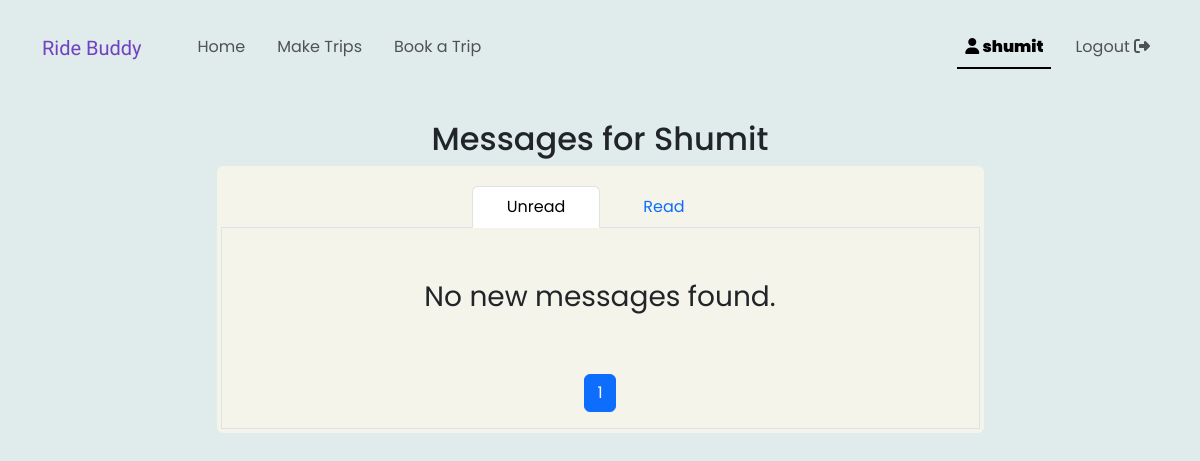
/mypage (signed in), run on an earlier commit of the app's database.
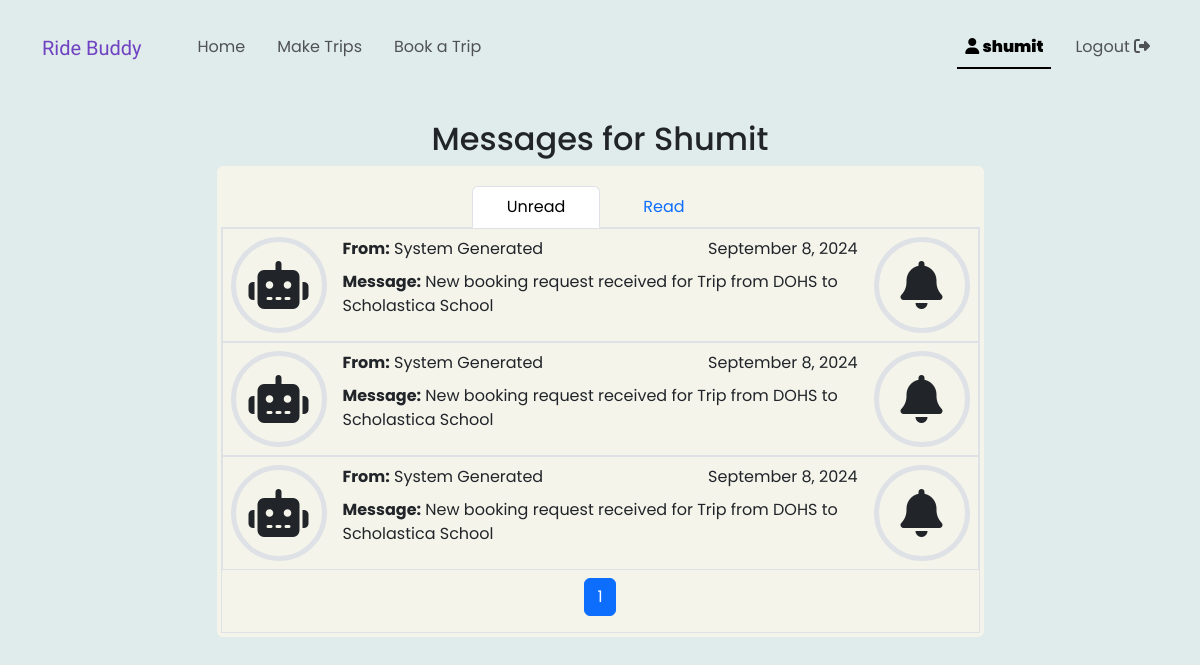
And on a later commit of the database.
### RideSharing/models.py (models this page shows)
class User(AbstractUser):
    pass

class Messages(models.Model):
    MESSAGE_TYPE_CHOICES = [
        ('approval', 'Approval'),
        ('rejection', 'Rejection'),
        ('request', 'Request'),
        ('info', 'Info'),
    ]
    sender = models.ForeignKey(User, on_delete=models.SET_NULL, null=True, blank=True)
    recipient = models.ForeignKey(User, on_delete=models.CASCADE, related_name='message_recipient')
    content = models.TextField()
    time_stamp = models.DateTimeField(auto_now_add=True)
    system_message = models.BooleanField(default=True)
    read = models.BooleanField(default=False)
    underlying_trip = models.ForeignKey(Trips, on_delete=models.CASCADE)
    underlying_booking = models.ForeignKey(Spot_Bookings, on_delete=models.SET_NULL, null=True, blank=True)
    message_type = models.CharField(max_length=10, choices=MESSAGE_TYPE_CHOICES)

### RideSharing/views.py (the view)
# urls.py: path("mypage", views.mypage, name="mypage"),
@login_required(login_url ='/login')
def mypage(request):
    page_no_unread = request.GET.get('page_no_unread', 1)
    page_no_read = request.GET.get('page_no_read', 1)
    active_side = request.GET.get('active_side', 'unread')
    items_per_page = request.GET.get('items_per_page', 10)
    user_id = request.user.id
    user = User.objects.get(id=user_id)
    unread_paginator = Paginator(user.message_recipient.filter(read = False).order_by('-time_stamp'), items_per_page)
    read_paginator = Paginator(user.message_recipient.filter(read = True).order_by('-time_stamp'), items_per_page)
    unread_messages = unread_paginator.get_page(page_no_unread)
    read_messages = read_paginator.get_page(page_no_read)
    return render(request, "mypage.html", {
        'recipient' : user,
        'unread_messages' : unread_messages,
        'read_messages' : read_messages,
        'active_side': active_side
    })

### RideSharing/templates/mypage.html (shortened to what this page needs)
{% extends "layout.html" %}
{% block body %}
    <h2 class="text-center">Messages for {{ recipient.username|capfirst }}</h2>
    <div class="boxes p-1 rounded mx-auto">
    <ul class="mt-3 nav nav-tabs justify-content-center" id="myTab" role="tablist">
        <li class="nav-item" role="presentation">
            <button style="width: 8rem;"
            class="nav-link {% if active_side == 'unread' %} active {% endif %}"
            id="unread-tab"
            data-bs-toggle="tab"
            data-bs-target="#unread"
            type="button" role="tab" aria-controls="unread" aria-selected="true"
            onclick="history.pushState(null, '', '?active_side=unread');">Unread</button>
        </li>
        <li class="nav-item" role="presentation">
            <button style="width: 8rem;"
            class="nav-link {% if active_side == 'read' %} active {% endif %}"
            id="read-tab"
            data-bs-toggle="tab"
            data-bs-target="#read"
            type="button" role="tab" aria-controls="read" aria-selected="false"
            onclick="history.pushState(null, '', '?active_side=read');">Read</button>
        </li>
    </ul>
    <div class="tab-content border border-top-0">
        <div class="tab-pane {% if active_side == 'unread' %} active {% endif %}"
        id="unread"
        role="tabpanel"
        aria-labelledby="unread-tab"
        tabindex="0">
            {% include 'component_snippets/mypage_messagelistbox.html' with messages=unread_messages active_side='unread' %}
        </div>
    </div>
</div>
{% endblock %}

### RideSharing/templates/layout.html (shortened to what this page needs)
{% load static %}
<!DOCTYPE html>
<html lang="en">
    <head>
        <link href="https://cdn.jsdelivr.net/npm/bootstrap@5.3.3/dist/css/bootstrap.min.css" rel="stylesheet">
        <link href="{% static 'styles.css' %}" rel="stylesheet">
        </head>
        <body>
            {% include 'component_snippets/navbar.html' %}
            <div
                {% if hero %}
                {% else %}
                id="main_section" class="container-lg pt-3 pt-sm-5"
                style="margin-top: 4.5rem;"
                {% endif %}
                >
                    {% block body %}{% endblock %}
            </div>
    </body>
</html>

### RideSharing/templates/component_snippets/navbar.html (shortened to what this page needs)
<nav id="top_bar"
class="navbar navbar-expand-lg
position-fixed top-0 start-0 end-0
bg-secondary-subtle
border-bottom border-2 border-primary-subtle
at_top"
style="z-index: 100;">
    <div class="container-lg">
        <a class="navbar-brand me-5" href="/" style="color: var(--bs-purple);">
            <span class="logo">
                Ride Buddy
            </span>
        </a>
        <div class="collapse navbar-collapse" id="navbarToggler">
            <ul class="navbar-nav nav-underline me-auto mb-lg-0">
                <li class="nav-item">
                    <a class="nav-link" aria-current="page" href="/">Home</a>
                </li>
                <li class="nav-item">
                    <a class="nav-link" href="{% url 'make_trip' %}">Make Trips</a>
                </li>
                <li class="nav-item">
                    <a class="nav-link" href="{% url 'find_trip' %}">Book a Trip</a>
                </li>
            </ul>
            <ul class="navbar-nav nav-underline">
                {% if user.is_authenticated %}
                <li class="nav-item">
                    <a class="nav-link" href="{% url 'mypage' %} ">
                        <div class="position-relative">
                            <i class="fa-solid fa-user"></i>
                            <strong>
                                {{ user.username }}
                            </strong>
                        </div>
                    </a>
                </li>
                <li class="nav-item">
                    <a class="nav-link" href="{% url 'logout' %}">
                        Logout
                        <i class="fa-solid fa-right-from-bracket"></i>
                    </a>
                </li>
                {% endif %}
            </ul>
        </div>
    </div>
</nav>

### RideSharing/templates/component_snippets/mypage_messagelistbox.html (shortened to what this page needs)
    <ul class="list-unstyled mb-0">
        {% for message in messages %}
            {% include 'component_snippets/mypage_messagelist.html' with message=message %}
        {% empty %}
            <div class="p-5 d-flex justify-content-center fs-3">No  new messages found.</div>
        {% endfor %}
    </ul>
    <nav aria-label="Page navigation" class="mt-2">
        <ul class="pagination d-flex justify-content-center align-items-center list-unstyled">
            {% for num in messages.paginator.page_range %}
            <li class="page-item">
                <a class="page-link {% if num == messages.number %} active {% endif %}" href="?active_side={{active_side}}&page_no_{{active_side}}={{ num }}">{{ num }}</a>
            </li>
            {% endfor %}
        </ul>
    </nav>

### RideSharing/templates/component_snippets/mypage_messagelist.html (shortened to what this page needs)
<li
    onclick="handle_message_click(event)"
    data-message-id="{{message.id}}"
    data-trip-id="{{message.underlying_trip.id}}"
    data-booking-id="{{message.underlying_booking.id}}"
    data-message-type="{{message.message_type}}"
    class="d-sm-flex border booking_row {% if message.read %} mail_read {% endif %}"
    >
        <div class="d-none d-sm-block">
            <div class="border border-5 m-2 d-flex justify-content-center align-items-center"
            style="font-size: 3rem; min-height: 6rem; min-width: 6rem; border-radius: 50%;">
                {% if message.system_message %}
                <i class="fa-solid fa-robot"></i>
                {% else %}
                <i class="fa-solid fa-user"></i>
                {% endif %}
            </div>
        </div>
        <div class="flex-fill p-2">
            <div class="d-flex justify-content-between">
                <div>
                    <strong>From:</strong>
                    {% if message.sender %}
                        {{ message.sender.username }}
                    {% else %}
                        System Generated
                    {% endif %}
                </div>
                <div>
                    {{ message.time_stamp|date:"F j, Y" }}
                </div>
            </div>
            <div>
                <strong>Message:</strong> {{ message.content }}
            </div>
        </div>
        <div class="d-none d-sm-block">
            <div class="border m-2 border-5 d-flex justify-content-center align-items-center"
            style="font-size: 3rem; min-height: 6rem; min-width: 6rem; border-radius: 50%;">
                {% if message.message_type == 'request' %}
                <i class="fa-solid fa-bell"></i>
                {% elif message.message_type == 'approval' %}
                <i class="fa-solid fa-check"></i>
                {% elif message.message_type == 'rejection' %}
                <i class="fa-solid fa-xmark"></i>
                {% else %}
                <i class="fa-solid fa-comment"></i>
                {% endif %}
            </div>
        </div>
</li>

### RideSharing/static/styles.css (style rules this page uses)
body { background-color: rgb(224, 235, 235); }
.boxes { padding: 2rem; max-width: 767px; background-color: rgb(244, 244, 235); }
.booking_row { position: relative; }
.booking_row::before { content: ""; position: absolute; top: 0; left: 0; right: 0; bottom: 0; background-color: rgba(var(--bs-primary-rgb), 0.3); opacity: 0; pointer-events: none; transition: opacity 0.3s ease; }
#top_bar { transition: all 0.3s ease; }
.at_top { height: 6rem; background-color: rgba(255, 255, 255, 0) !important; border-width: 0px !important; }

### RideSharing/templates/layout.html (style rules this page uses)
body { font-family: "Poppins", sans-serif; }
.logo { font-family: "Playwrite ES Deco", cursive; font-optical-sizing: auto; font-weight: 400; font-style: normal; }

What changed in the data, as far as the page shows it:
added Messages: system_message True (drawn), shows "System Generated", time_stamp "September 8, 2024", content "New booking request received for Trip from DOHS to Scholastica School", message_type "request" (drawn)
added Messages: system_message True (drawn), shows "System Generated", time_stamp "September 8, 2024", content "New booking request received for Trip from DOHS to Scholastica School", message_type "request" (drawn)
added Messages: system_message True (drawn), shows "System Generated", time_stamp "September 8, 2024", content "New booking request received for Trip from DOHS to Scholastica School", message_type "request" (drawn)
Also different on the page:
text no longer shown: "No new messages found."
